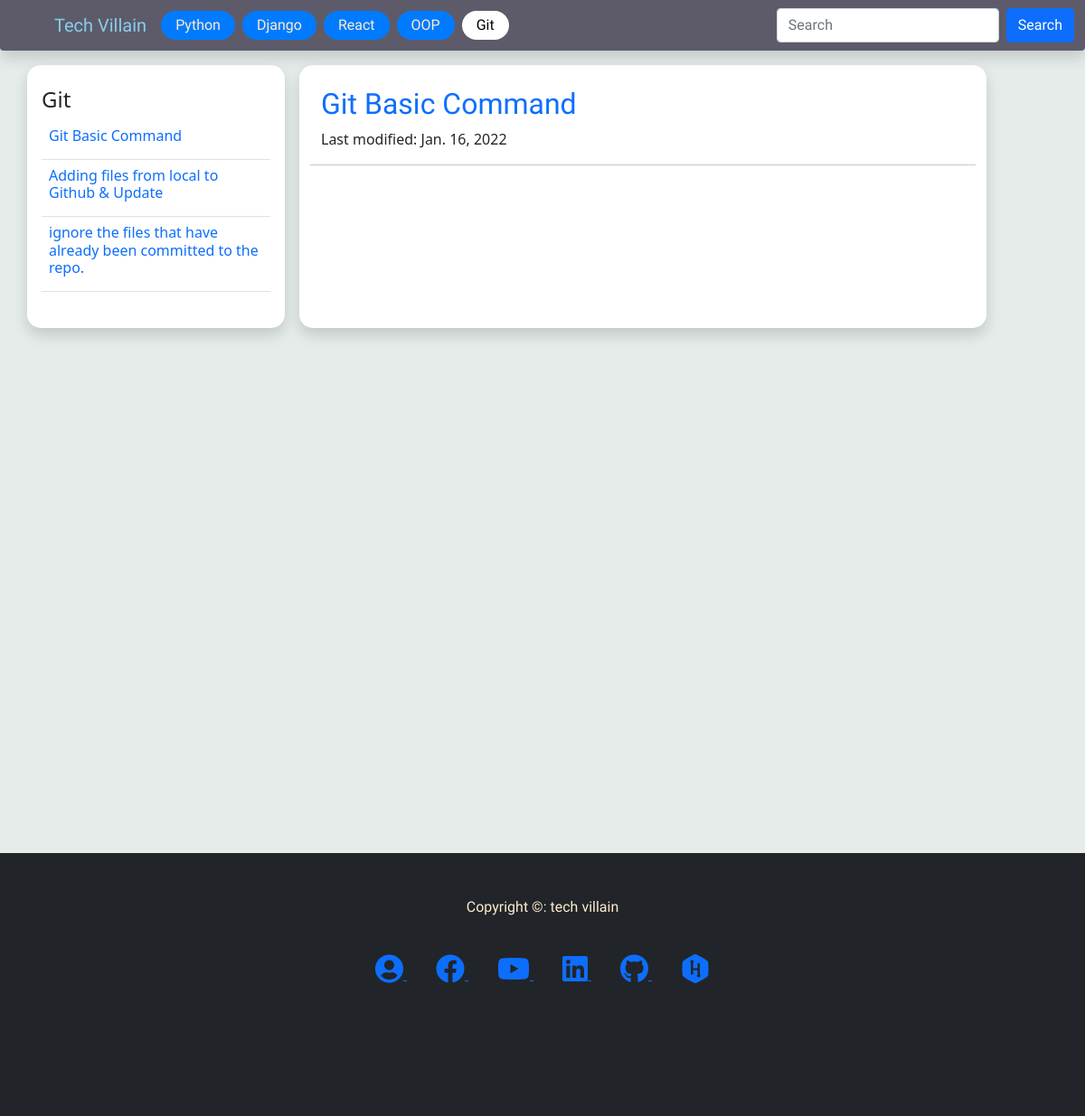
The app's page /blog/5 with its own data.
### blog/models.py (models this page shows, shortened)
class category(models.Model):
    name = models.CharField(max_length=50)
    def __str__(self):
        return self.name

class blogPost(models.Model):
    category = models.ForeignKey(category, on_delete=models.SET_NULL, null=True, blank=True )
    subCategory = models.ForeignKey(subCategory, on_delete=models.SET_NULL, null=True, blank=True )
    date = models.DateField(default=datetime.now)
    title = models.CharField(max_length=500)
    desc = tinymce_models.HTMLField(null=True,blank=True)

### blog/views.py (the view)
# urls.py: path('blog/<int:pk>', views.category_view, name='blog'),
def category_view(request, pk):
    blogs = BMODEL.blogPost.objects.filter(category=pk)
    singleBlog = blogs.first()  # get the first object
    category = BMODEL.category.objects.get(id=pk)
    if request.method == 'GET':
        dc = request.GET
        pk = dc.get('getid')  # getid from url link
        if pk != None:
            singleBlog = BMODEL.blogPost.objects.get(id=pk)
    context = {
        'blogs': blogs,
        'singleBlog': singleBlog,
        'category': category,
        }
    return render(request, 'blog/article_page.html', context)

### blog/templatetags/nav_tag.py (called while the page is built)
@register.simple_tag
def categoryfornav():
    cat = BMODEL.category.objects.all()
    return cat

### templates/blog/article_page.html (shortened to what this page needs)
{% extends 'home/base.html' %} {% load static %} {% block content %}
<link rel="stylesheet" href="{% static 'css/prismokd.css' %}" />
<div class="container">
  <div class="row">
    <div
      class="
        col-lg-3
        shadow
        bgwhite
        curv
        me-3
        py-4
        px-md-3 px-sm-2
        nav_right
        bb
      "
    >
      <h4>{{ category}}</h4>
      <form action="" method="GET">
        <table class="table">
          {% for blog in blogs %}
          <tr>
            <td>
              <a
                href="/blog/{{blog.category.id}}?getid={{blog.id}}"
                class="text-decoration-none"
              >
                <h6>{{blog.title}}</h6>
              </a>
            </td>
          </tr>
          {% endfor %}
        </table>
      </form>
    </div>
    <div class="col-lg-8 py-4 px-lg-4 px-md-3 px-sm-1 bgwhite curv shadow">
      <div class="row">
        <div class="row titleFont text-primary">
          <h2>{{singleBlog.title}}</h2>
        </div>
        <div class="row">
          <p>Last modified: {{singleBlog.date}}</p>
        </div>
        <hr />
      </div>
    </div>
  </div>
</div>
{% endblock %}

### templates/home/base.html (shortened to what this page needs)
{% load static %} {% load nav_tag %}
<!DOCTYPE html>
<html lang="en">
  <head>
    <link
      href="https://cdn.jsdelivr.net/npm/bootstrap@5.1.3/dist/css/bootstrap.min.css"
      rel="stylesheet"
    />
    <link
      rel="stylesheet"
      href="https://use.fontawesome.com/releases/v5.15.4/css/all.css"
    />
    <link rel="stylesheet" href="{% static 'css/index.css' %}" />
  </head>
  <body class="bodycolor">
    <nav
      class="navbar navbar-expand-lg fixed-top shadow bgcolor rounded-bottom"
    >
      <div class="container-fluid">
        <a class="navbar-brand brandcolor ms-5" href="/">Tech Villain</a>
        <div class="collapse navbar-collapse" id="navbarSupportedContent">
          <ul class="navbar-nav me-auto mb-2 mb-lg-0">
            {% categoryfornav as navcategory %}
            {% for cat in navcategory %}
            {% url 'blog' cat.id as urll %}
            <li class="nav-item me-2 mb-lg-0 mb-3">
              <a
                class="
                  btn
                  textColor
                  {% if request.path == urll %}active{% endif %}
                "
                aria-current="page"
                href="{{ urll }}"
                >{{cat}}</a
              >
            </li>
            {% endfor %}
          </ul>
          <form class="d-flex" method="post" action="/search">
            <input
              class="form-control me-2"
              type="search"
              placeholder="Search"
              aria-label="Search"
              name="search"
              value="{{search}}"
            />
            <button class="btn btn-primary" type="submit">Search</button>
          </form>
        </div>
      </div>
    </nav>
    <br /><br /><br />
    <div style="min-height: 100vh;">{% block content %} {% endblock %}</div>
    <br /><br /><br />
    <footer class="footerHeader">
      <br /><br />
      <div class="container">
        <div class="row text-center textColor">
          <p>Copyright &copy: tech villain</p>
        </div>
        <br />
        <div class="row text-center">
          <div class="col">
            <a
              class="m-3"
              target="_blank"
              href="http://mahmudjewel.herokuapp.com"
            >
              <i class="fas fa-user-circle fa-2x"></i>
            </a>
            <a
              class="m-3"
              target="_blank"
              href="https://www.facebook.com/TechVillain.007"
            >
              <i class="fab fa-facebook fa-2x"></i>
            </a>
            <a
              class="m-3"
              target="_blank"
              href="https://www.youtube.com/channel/UCJCdq7lWqB7M5b16UatoTEw"
            >
              <i class="fab fa-youtube fa-2x"></i>
            </a>
            <a
              class="m-3"
              target="_blank"
              href="https://www.linkedin.com/in/mahmudjewel"
            >
              <i class="fab fa-linkedin fa-2x"></i>
            </a>
            <a
              class="m-3"
              target="_blank"
              href="https://github.com/MahmudJewel"
            >
              <i class="fab fa-github fa-2x"></i>
            </a>
            <a
              class="m-3"
              target="_blank"
              href="https://www.hackerrank.com/DJ_cse"
            >
              <i class="fab fa-hackerrank fa-2x"></i>
            </a>
          </div>
        </div>
        <br /><br /><br /><br /><br /><br />
      </div>
    </footer>
  </body>
</html>

### static/css/index.css (style rules this page uses)
.bgwhite { background: white; }
footer, nav, .titleFont { font-family: "Acme", sans-serif; }
.navbar-brand { font-family: "Sansita Swashed", cursive; }
.bgcolor { background: #5d5b6a; }
.nav-item .btn { background: #007bff; padding: 3px 15px; border-radius: 25px; }
.nav-item .active, .nav-item .btn:hover { background: white; color: black; }
.brandcolor { color: skyblue; }
.footerHeader { padding: 0px 0px 0px 0px; background-color: #212529; margin: 0px; }
.textColor { color: blanchedalmond; }
.bodycolor { background: #e5ece9; }
.curv { border-radius: 15px; }

### records on screen
category: name "Python"
category: name "Django"
category: name "React"
category: name "OOP"
category: name "Git"
blogPost: title "Git Basic Command", date "Jan. 16, 2022"
blogPost: title "Adding files from local to Github & Update"
blogPost: title "ignore the files that have already been committed to the repo."
